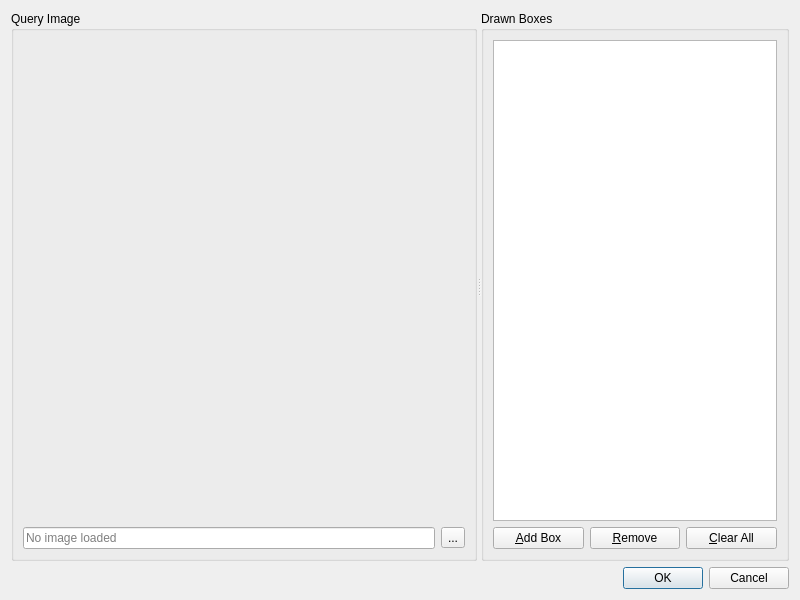
<?xml version="1.0" encoding="UTF-8"?>
<ui version="4.0">
 <class>DrawBoxQueryDialog</class>
 <widget class="QDialog" name="DrawBoxQueryDialog">
  <property name="geometry">
   <rect>
    <x>0</x>
    <y>0</y>
    <width>800</width>
    <height>600</height>
   </rect>
  </property>
  <property name="windowTitle">
   <string>Image Query - Draw Box</string>
  </property>
  <layout class="QVBoxLayout" name="mainLayout">
   <item>
    <widget class="QSplitter" name="splitter">
     <property name="orientation">
      <enum>Qt::Horizontal</enum>
     </property>
     <widget class="QGroupBox" name="imageGroup">
      <property name="title">
       <string>Query Image</string>
      </property>
      <layout class="QVBoxLayout" name="imageGroupLayout">
       <item>
        <widget class="QWidget" name="imagePlayerWidget" native="true">
         <property name="sizePolicy">
          <sizepolicy hsizetype="Expanding" vsizetype="Expanding">
           <horstretch>2</horstretch>
           <verstretch>0</verstretch>
          </sizepolicy>
         </property>
         <property name="minimumSize">
          <size>
           <width>400</width>
           <height>300</height>
          </size>
         </property>
        </widget>
       </item>
       <item>
        <layout class="QHBoxLayout" name="imageLocationLayout">
         <item>
          <widget class="QLineEdit" name="imageLocation">
           <property name="readOnly">
            <bool>true</bool>
           </property>
           <property name="placeholderText">
            <string>No image loaded</string>
           </property>
          </widget>
         </item>
         <item>
          <widget class="QToolButton" name="chooseImage">
           <property name="toolTip">
            <string>Load an image...</string>
           </property>
           <property name="text">
            <string>...</string>
           </property>
           <property name="icon">
            <iconset resource="../../Icons/vgvideo.qrc">
             <normaloff>:/icons/16x16/load-video</normaloff>:/icons/16x16/load-video</iconset>
           </property>
          </widget>
         </item>
        </layout>
       </item>
      </layout>
     </widget>
     <widget class="QGroupBox" name="boxGroup">
      <property name="title">
       <string>Drawn Boxes</string>
      </property>
      <property name="minimumSize">
       <size>
        <width>200</width>
        <height>0</height>
       </size>
      </property>
      <layout class="QVBoxLayout" name="boxGroupLayout">
       <item>
        <widget class="QListWidget" name="boxList">
         <property name="selectionMode">
          <enum>QAbstractItemView::ExtendedSelection</enum>
         </property>
        </widget>
       </item>
       <item>
        <layout class="QHBoxLayout" name="boxButtonsLayout">
         <item>
          <widget class="QPushButton" name="addBox">
           <property name="toolTip">
            <string>Draw a new box on the image</string>
           </property>
           <property name="text">
            <string>&amp;Add Box</string>
           </property>
           <property name="icon">
            <iconset resource="../../Icons/vgvideo.qrc">
             <normaloff>:/icons/16x16/add</normaloff>:/icons/16x16/add</iconset>
           </property>
          </widget>
         </item>
         <item>
          <widget class="QPushButton" name="removeBox">
           <property name="toolTip">
            <string>Remove selected box(es)</string>
           </property>
           <property name="text">
            <string>&amp;Remove</string>
           </property>
           <property name="icon">
            <iconset resource="../../Icons/vgvideo.qrc">
             <normaloff>:/icons/16x16/remove</normaloff>:/icons/16x16/remove</iconset>
           </property>
          </widget>
         </item>
         <item>
          <widget class="QPushButton" name="clearBoxes">
           <property name="toolTip">
            <string>Remove all boxes</string>
           </property>
           <property name="text">
            <string>&amp;Clear All</string>
           </property>
          </widget>
         </item>
        </layout>
       </item>
      </layout>
     </widget>
    </widget>
   </item>
   <item>
    <widget class="QDialogButtonBox" name="buttonBox">
     <property name="standardButtons">
      <set>QDialogButtonBox::Cancel|QDialogButtonBox::Ok</set>
     </property>
    </widget>
   </item>
  </layout>
 </widget>
 <resources>
  <include location="../../Icons/vgvideo.qrc"/>
 </resources>
 <connections>
  <connection>
   <sender>buttonBox</sender>
   <signal>accepted()</signal>
   <receiver>DrawBoxQueryDialog</receiver>
   <slot>accept()</slot>
   <hints>
    <hint type="sourcelabel">
     <x>400</x>
     <y>580</y>
    </hint>
    <hint type="destinationlabel">
     <x>400</x>
     <y>300</y>
    </hint>
   </hints>
  </connection>
  <connection>
   <sender>buttonBox</sender>
   <signal>rejected()</signal>
   <receiver>DrawBoxQueryDialog</receiver>
   <slot>reject()</slot>
   <hints>
    <hint type="sourcelabel">
     <x>400</x>
     <y>580</y>
    </hint>
    <hint type="destinationlabel">
     <x>400</x>
     <y>300</y>
    </hint>
   </hints>
  </connection>
 </connections>
</ui>
